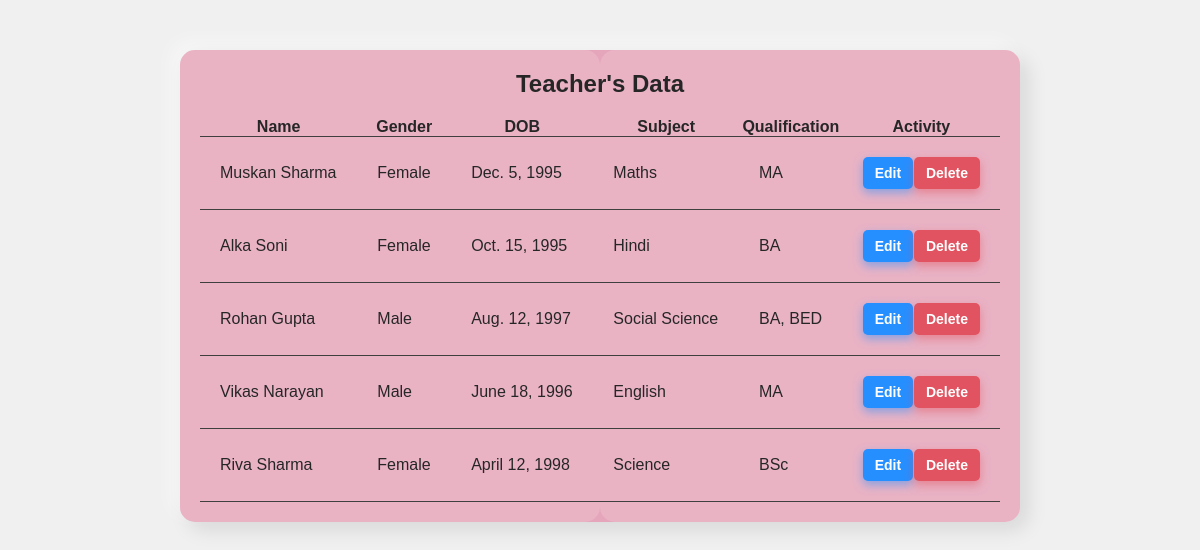
The page /head/staffdata/ on the database its author committed.
### principal/models.py (models this page shows)
class Staffs(models.Model):
    options = [
        ('Female','Female'),
        ('Male','Male')
    ]
    name = models.CharField(max_length=50)
    gender = models.CharField(max_length=20, choices= options)
    dob = models.DateField()
    subject = models.CharField(max_length=50)
    qualification = models.CharField(max_length=80)
    experience = models.CharField(max_length=150)
    mobileNo = models.IntegerField()

### principal/views.py (the view)
# urls.py: path('staffdata/', views.staff_showdata, name="staffdata"),
def staff_showdata(request):
    tea = Staffs.objects.all()
    return render(request, 'principal/teacherdata.html', {'tea':tea})

### principal/templates/principal/teacherdata.html (shortened to what this page needs)
<!DOCTYPE html>
<html lang="en">
<head>
</head>
<body>
  <div class="glass-neu-table">
    <h2>Teacher's Data</h2>
      <table id="customers">
        <tr>
          <th>Name</th>
          <th>Gender</th>
          <th>DOB</th>
          <th>Subject</th>
          <th>Qualification</th>
          <th>Activity</th>
        </tr>
        {% for te in tea %}
        <tr>
          <td>{{te.name}}</td>
          <td>{{te.gender}}</td>
          <td>{{te.dob}}</td>
          <td>{{te.subject}}</td>
          <td>{{te.qualification}}</td>
          <td>
            <div class="delete-update-container" >
            <a href="{% url 'updatestaff' te.id %}" class="update-link">Edit</a>
            <form class="delete-form" action="{% url 'deletestaff' te.id %}" method="post"> {% csrf_token %}
              <input type="submit" value="Delete">
            </form>
            </div>
          </td>
        </tr>
        {% endfor %}
      </table>
  </div>
</body>
</html>

### principal/templates/principal/teacherdata.html (style rules this page uses)
* { margin: 0; padding: 0; }
body { font-family: Arial, sans-serif; background-color: #f0f0f0; }
.glass-neu-table { position: relative; background-color: rgba(224, 127, 159, 0.651); box-shadow: 8px 8px 20px rgba(0, 0, 0, 0.1), -8px -8px 20px rgba(255, 255, 255, 0.5); border-radius: 15px; padding: 20px; width: 800px; margin: 50px auto; }
.glass-neu-table h2 { text-align: center; font-size: 24px; margin-bottom: 20px; }
table { width: 100%; border-collapse: collapse; }
tr { border-bottom: 1px solid #1e1d1d; }
td { padding: 20px; }
.glass-neu-table::before, .glass-neu-table::after { content: ''; position: absolute; top: 0; left: 0; width: 50%; height: 100%; background: rgba(255, 255, 255, 0.15); border-radius: 15px; pointer-events: none; }
.glass-neu-table::after { left: auto; right: 0; }
.delete-update-container { display: flex; justify-content: space-between; align-items: center; }
.delete-form input[type="submit"] { border: none; border-radius: 5px; padding: 8px 12px; cursor: pointer; font-size: 14px; font-weight: bold; color: #fff; background-color: #dc3545; box-shadow: 0px 4px 10px rgba(220, 53, 69, 0.5); transition: transform 0.2s, box-shadow 0.2s; }
.update-link { padding: 8px 12px; cursor: pointer; font-size: 14px; font-weight: bold; color: #fff; text-decoration: none; background-color: #007bff; border-radius: 5px; box-shadow: 0px 4px 10px rgba(0, 123, 255, 0.5); transition: transform 0.2s, box-shadow 0.2s; }

### rows shown on the page
Staffs: name "Muskan Sharma", gender "Female", dob "Dec. 5, 1995", subject "Maths", qualification "MA"
Staffs: name "Alka Soni", gender "Female", dob "Oct. 15, 1995", subject "Hindi", qualification "BA"
Staffs: name "Rohan Gupta", gender "Male", dob "Aug. 12, 1997", subject "Social Science", qualification "BA, BED"
Staffs: name "Vikas Narayan", gender "Male", dob "June 18, 1996", subject "English", qualification "MA"
Staffs: name "Riva Sharma", gender "Female", dob "April 12, 1998", subject "Science", qualification "BSc"
